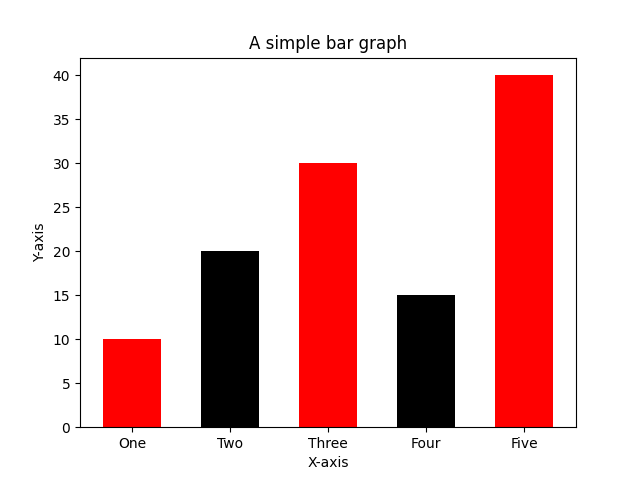

Recreate this plot in Python.
import matplotlib.pyplot as plt

left_coordinates=[1,2,3,4,5]
heights=[10,20,30,15,40]
bar_labels=['One','Two','Three','Four','Five']
plt.bar(left_coordinates,heights,tick_label=bar_labels,width=0.6,color=['red','black'])
plt.xlabel('X-axis')
plt.ylabel('Y-axis')
plt.title("A simple bar graph")
#plt.show()
plt.savefig("prova")